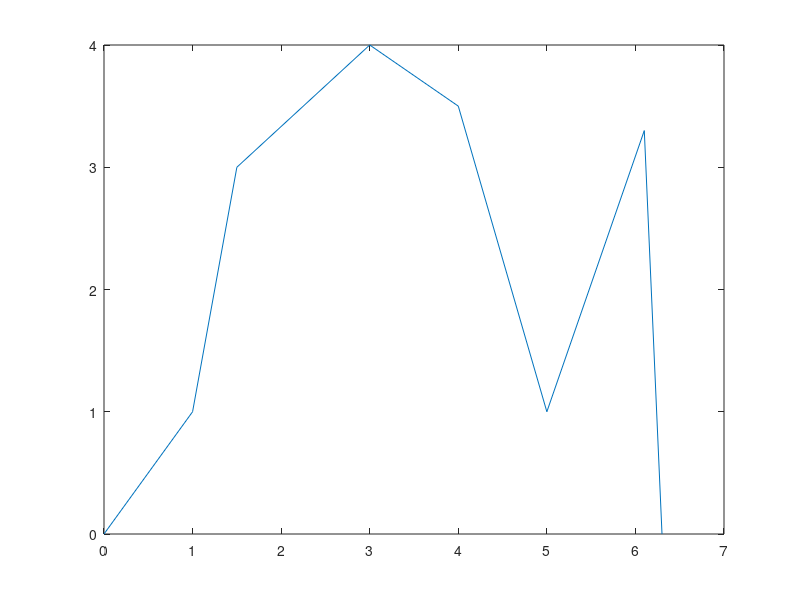

MATLAB code for this plot:
clc
clear
clf

%calculate area using given polynomial
y=[1,-1,0,0,0];
area=polyint(y,6.3);
realarea=polyval(area,6.3);
disp(realarea)


%calculate area using given data points
x1=[0,1,1.5,3,4,5,6.1,6.3];
y1=[0,1,3,4,3.5,1,3.3,0];
plot(x1,y1)

%how to integrate using given data points when we dont have a polynomial or
%an accurate fit line

area1=trapz(x1,y1); %sort of like a reinmann sum using data point arrays
disp(area1)


